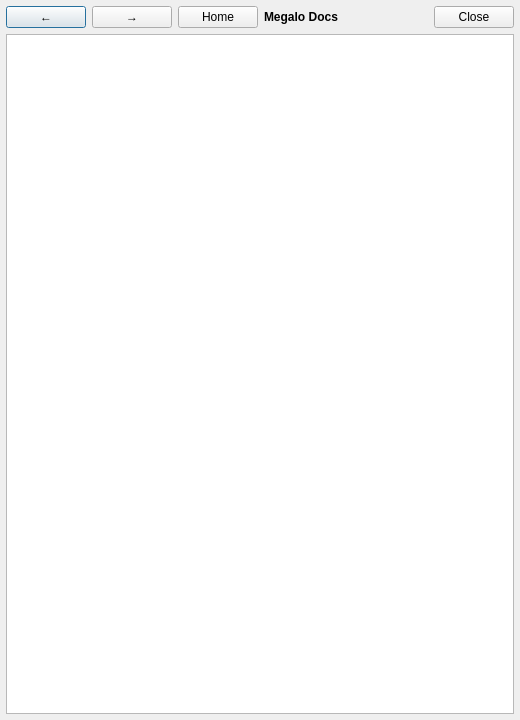
<?xml version="1.0" encoding="UTF-8"?>
<ui version="4.0">
 <class>ScriptEditorReferencePopup</class>
 <widget class="QDialog" name="ScriptEditorReferencePopup">
  <property name="geometry">
   <rect>
    <x>0</x>
    <y>0</y>
    <width>520</width>
    <height>720</height>
   </rect>
  </property>
  <property name="windowTitle">
   <string>Megalo Reference</string>
  </property>
  <property name="modal">
   <bool>false</bool>
  </property>
  <layout class="QVBoxLayout" name="verticalLayout">
   <property name="spacing">
    <number>6</number>
   </property>
   <property name="leftMargin">
    <number>6</number>
   </property>
   <property name="topMargin">
    <number>6</number>
   </property>
   <property name="rightMargin">
    <number>6</number>
   </property>
   <property name="bottomMargin">
    <number>6</number>
   </property>
   <item>
    <layout class="QHBoxLayout" name="horizontalLayout">
     <property name="spacing">
      <number>6</number>
     </property>
     <item>
      <widget class="QPushButton" name="buttonBack">
       <property name="minimumSize">
        <size>
         <width>28</width>
         <height>0</height>
        </size>
       </property>
       <property name="toolTip">
        <string>Back</string>
       </property>
       <property name="text">
        <string>←</string>
       </property>
      </widget>
     </item>
     <item>
      <widget class="QPushButton" name="buttonForward">
       <property name="minimumSize">
        <size>
         <width>28</width>
         <height>0</height>
        </size>
       </property>
       <property name="toolTip">
        <string>Forward</string>
       </property>
       <property name="text">
        <string>→</string>
       </property>
      </widget>
     </item>
     <item>
      <widget class="QPushButton" name="buttonHome">
       <property name="toolTip">
        <string>Go to docs home</string>
       </property>
       <property name="text">
        <string>Home</string>
       </property>
      </widget>
     </item>
     <item>
      <widget class="QLabel" name="labelTitle">
       <property name="font">
        <font>
         <weight>75</weight>
         <bold>true</bold>
        </font>
       </property>
       <property name="text">
        <string>Megalo Docs</string>
       </property>
      </widget>
     </item>
     <item>
      <spacer name="horizontalSpacer">
       <property name="orientation">
        <enum>Qt::Horizontal</enum>
       </property>
       <property name="sizeHint" stdset="0">
        <size>
         <width>40</width>
         <height>20</height>
        </size>
       </property>
      </spacer>
     </item>
     <item>
      <widget class="QPushButton" name="buttonClose">
       <property name="text">
        <string>Close</string>
       </property>
      </widget>
     </item>
    </layout>
   </item>
   <item>
    <widget class="QTextBrowser" name="referenceText">
     <property name="openExternalLinks">
      <bool>true</bool>
     </property>
    </widget>
   </item>
  </layout>
 </widget>
 <resources/>
 <connections/>
</ui>
